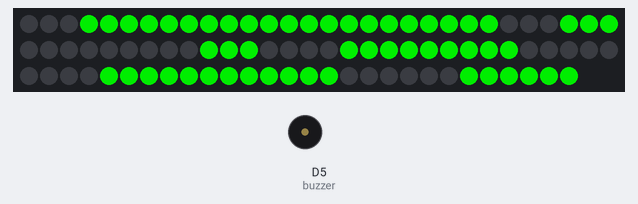
Recording of a sketch running on a simulated ESP8266 (NodeMCU). Parts: 88 RGB LEDs in strip order, left to right, continuing on the next row, buzzer (waves = sounding, pin HIGH). Dim RGB values are drawn brighter than linear; the local clock reads 2024-03-15 10:24:30 at power-on unless the sketch sets it; what the sketch prints to the serial monitor is not drawn.

Above: at 1.3 s.
At 6.7 s:
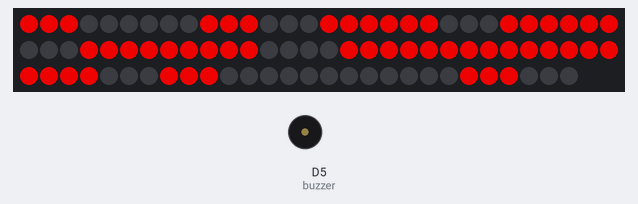
At 14.69 s:
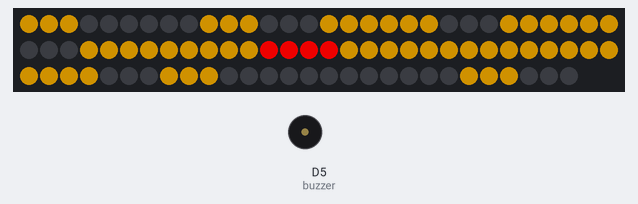
At 18.92 s:
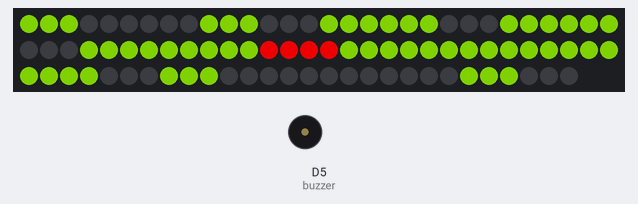
At 23.16 s:
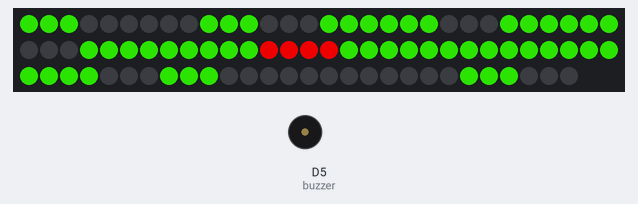
At 39.62 s:
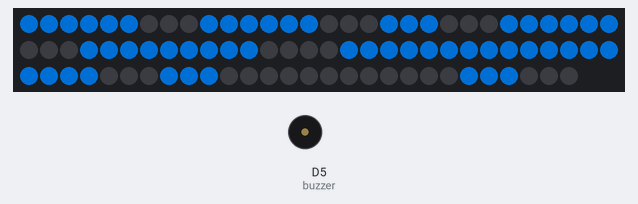

Measured:
- what the display in image 0 shows lasts 5.3 s, from 1.2 s to 6.5 s

The sketch:

jam_adafruit_neows2812-irfan.ino
```cpp
#include <Adafruit_NeoPixel.h>
#include "RTClib.h"
#include <Wire.h>

#define PinLed D6
#define buzzer D5
#define LEDS_PER_SEG 3
#define LEDS_PER_DOT 2
#define LEDS_PER_DIGIT  LEDS_PER_SEG *7
#define LED   88


unsigned long tmrsave = 0;
unsigned long tmrsaveHue = 0;
int delayWarning(200);
int delayHue(2);
int Delay(500);
int brightnes = 200;
bool dotsOn = false;
int hl;
int hr;
int ml;
int mr;

static int hue;
int pixelColor;
static uint16_t saveTime = 0;
 bool stateBlink=false;

Adafruit_NeoPixel strip(LED, PinLed, NEO_GRB + NEO_KHZ800);

RTC_DS3231 rtc;


long numbers[] = {
//  7654321
  0b0111111,  // [0] 0
  0b0100001,  // [1] 1
  0b1110110,  // [2] 2
  0b1110011,  // [3] 3
  0b1101001,  // [4] 4
  0b1011011,  // [5] 5
  0b1011111,  // [6] 6
  0b0110001,  // [7] 7
  0b1111111,  // [8] 8
  0b1111011,  // [9] 9
  0b0000000,  // [10] off
  0b1111000,  // [11] degrees symbol
  0b0011110,  // [12] C(elsius)
  0b1011110,  // [13] E
  0b0111101,  // [14] n(N)
  0b1001110,  // [15] t
  0b1111110,  // [16] e
  0b1000101,  // [17] n
  0b1000100,  // [18] r
  0b1000111,  // [19] o
  0b1100111,  // [20] d
  0b0000001,  // [21] i
  0b1000110,  // [22] c
};


void setup() {
  digitalWrite(buzzer,LOW);
  pinMode(buzzer,OUTPUT);
  Serial.begin(9600);
   if (! rtc.begin()) {
    Serial.println("Couldn't find RTC");
    Serial.flush();
    while (1) delay(10);
  }
  //rtc.adjust(DateTime(F(__DATE__), F(__TIME__)));
  strip.begin();
  strip.setBrightness(brightnes);
  updateClock();
   delay(1000);
  resultTest();
  Serial.println("DONE");
  strip.show();
  delay(5000);
}

void loop() {
  updateClock();
  timerHue();
  Restart();
  Alarm();

  ShowClock(Wheel((hue+pixelColor) & 255));
  displayDots(strip.Color(255, 0, 0));

  strip.show();

}

void DisplayShow(byte number, byte segment, uint32_t color) {
  // segment from left to right: 3, 2, 1, 0
  byte startindex = 0;
  switch (segment) {
    case 0:
      startindex = 0;
      break;
    case 1:
      startindex = LEDS_PER_DIGIT;
      break;
    case 2:
      startindex = LEDS_PER_DIGIT * 2 + LEDS_PER_DOT * 2;
      break;
    case 3:
      startindex = LEDS_PER_DIGIT * 3 + LEDS_PER_DOT * 2;
      break;
  }

  for (byte i = 0; i < 7; i++) {           // 7 segments
    for (byte j = 0; j < LEDS_PER_SEG; j++) {         // LEDs per segment
      strip.setPixelColor(i * LEDS_PER_SEG + j + startindex , (numbers[number] & 1 << i) == 1 << i ? color : strip.Color(0, 0, 0));
      //Led[i * LEDS_PER_SEG + j + startindex] = ((numbers[number] & 1 << i) == 1 << i) ? color : color(0,0,0);
      strip.show();
    }
  }

  //yield();
}


void updateClock() {
  DateTime now = rtc.now();

  hl = now.hour() / 10;
  hr = now.hour() % 10;
  ml = now.minute() / 10;
  mr = now.minute() % 10;
}

void ShowClock(uint32_t color) {

  DisplayShow(hl, 3, color);
  DisplayShow(hr, 2, color);
  DisplayShow(ml, 1, color);
  DisplayShow(mr, 0, color);
}

void displayDots(uint32_t color) {
  unsigned long tmr = millis();
  if (tmr - tmrsave > Delay) {
    tmrsave = tmr;
    if (dotsOn) {
      for (int i = 42; i <= 45; i++) {
        strip.setPixelColor(i , color);
      }

    } else {
      for (int i = 42; i <= 45; i++) {
        strip.setPixelColor(i , strip.Color(0, 0, 0));
      }
    }
    dotsOn = !dotsOn;
  }
  strip.show();
}

void timerHue() {
  unsigned long tmr = millis();
  if (tmr - tmrsaveHue > delayHue) {
    tmrsaveHue = tmr;
    if (pixelColor < 256) {
      pixelColor++;
      if (pixelColor == 255) {
        pixelColor = 0;
      }
    }
  }

  for (int hue = 0; hue < strip.numPixels(); hue++) {
    hue++;

  }
}

void Restart(){
  DateTime now = rtc.now();
  int jam = now.hour();
  int menit = now.minute();
  int detik = now.second();

  if(jam == 0 && menit == 0 && detik == 0){
    Buzzer(1);
    delay(1000);
    ESP.restart();
  }

  if(jam == 18 && menit == 30 && detik == 0){
    Buzzer(1);
    delay(1000);
    ESP.restart();
  }

}

void Alarm(){
   DateTime now = rtc.now();
  int jam = now.hour();
  int menit = now.minute();
  int detik = now.second();

  if(jam == 4 && menit == 45 && detik == 0){
    BuzzerBlink(1);
  }
  if(jam == 4 && menit == 46 && detik == 0){
    BuzzerBlink(0);
  }

   if(jam == 5 && menit == 0 && detik == 0){
    BuzzerBlink(1);
  }
  if(jam == 5 && menit == 1 && detik == 0){
    BuzzerBlink(0);
  }

   if(jam == 12 && menit == 0 && detik == 0){
    BuzzerBlink(1);
  }
   if(jam == 12 && menit == 1 && detik == 0){
    BuzzerBlink(0);
  }

}

void Buzzer(bool Value){
  if(Value == 1){ digitalWrite(buzzer,HIGH); }
  else{ digitalWrite(buzzer,LOW); }
}


void BuzzerBlink(bool state){

  uint16_t currentMillis = millis();

  if (currentMillis - saveTime >= 100 && state == true) {
    // save the last time you blinked the LED
    saveTime = currentMillis;

    if (stateBlink) {
      digitalWrite(buzzer,LOW);
    } else {
      digitalWrite(buzzer,HIGH);
    }
    stateBlink = !stateBlink;

  }
  if(state == false){
    digitalWrite(buzzer,LOW);
    saveTime =0;
  }
}

void resultTest(){
  DisplayShow( 20, 3,strip.Color(0,255,0));
  DisplayShow( 19, 2,strip.Color(0,255,0));
  DisplayShow( 17, 1,strip.Color(0,255,0));
  DisplayShow( 16, 0,strip.Color(0,255,0));
}


// Input a value 0 to 255 to get a color value.
// The colours are a transition r - g - b - back to r.
uint32_t Wheel(byte WheelPos) {
  WheelPos = 255 - WheelPos;
  if(WheelPos < 85) {
    return strip.Color(255 - WheelPos * 3, 0, WheelPos * 3);
  }
  if(WheelPos < 170) {
    WheelPos -= 85;
    return strip.Color(0, WheelPos * 3, 255 - WheelPos * 3);
  }
  WheelPos -= 170;
  return strip.Color(WheelPos * 3, 255 - WheelPos * 3, 0);
}
```
